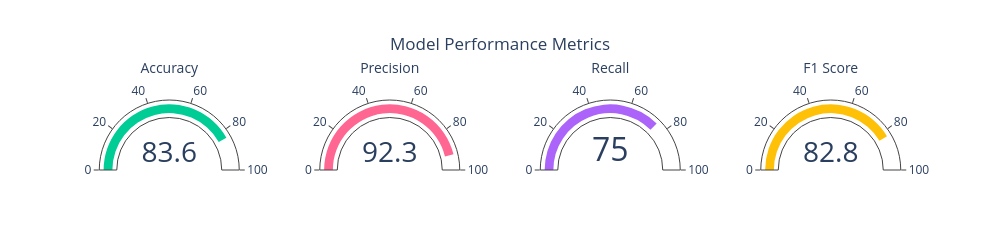

Notebook code for this chart:
### Markdown cell above
### <span style='color:purple'>5.Quadratic Discriminant Analysis</span>

### Code cell
qda_model = QuadraticDiscriminantAnalysis()
Model_Training_And_Evaluation(qda_model)

### Figure 1 — Plotly figure (JSON) as saved in the notebook; plotly's stock layout.template omitted (floating-point values rounded to 4 significant figures)
{"data": [{"domain": {"x": [0, 0.2125], "y": [0, 1]}, "gauge": {"axis": {"range": [null, 100]}, "bar": {"color": "#00CC96"}}, "mode": "gauge+number", "title": {"font": {"size": 14}, "text": "Accuracy"}, "type": "indicator", "value": 83.61}, {"domain": {"x": [0.2625, 0.475], "y": [0, 1]}, "gauge": {"axis": {"range": [null, 100]}, "bar": {"color": "#FF6692"}}, "mode": "gauge+number", "title": {"font": {"size": 14}, "text": "Precision"}, "type": "indicator", "value": 92.31}, {"domain": {"x": [0.525, 0.7375], "y": [0, 1]}, "gauge": {"axis": {"range": [null, 100]}, "bar": {"color": "#AB63FA"}}, "mode": "gauge+number", "title": {"font": {"size": 14}, "text": "Recall"}, "type": "indicator", "value": 75}, {"domain": {"x": [0.7875, 1], "y": [0, 1]}, "gauge": {"axis": {"range": [null, 100]}, "bar": {"color": "#FFC107"}}, "mode": "gauge+number", "title": {"font": {"size": 14}, "text": "F1 Score"}, "type": "indicator", "value": 82.76}], "layout": {"height": 250, "showlegend": false, "title": {"text": "Model Performance Metrics", "x": 0.5}, "width": 1000}}
